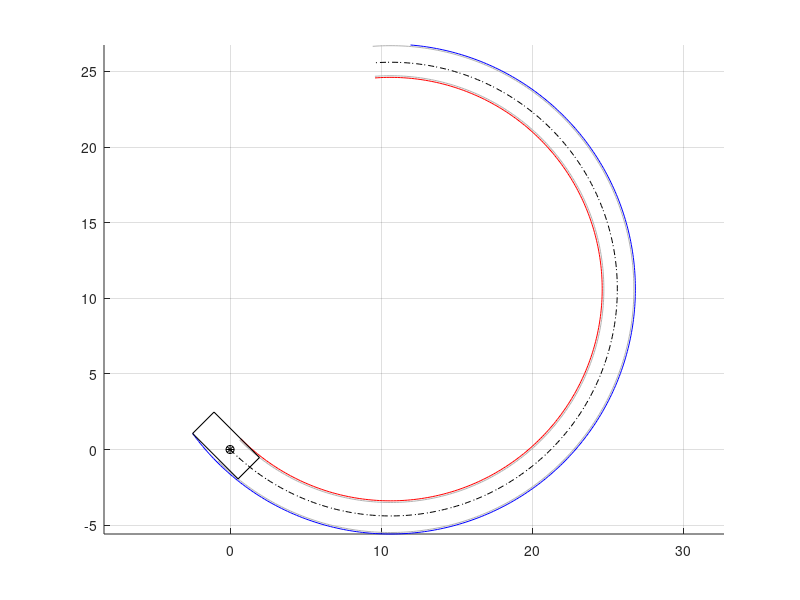

MATLAB code for this plot: (Note: this script raises an error after producing the figure.)
% Script to generate vehicle path and collision data using a constant
% radius circular model of the vehicle behavior. Currently assumes the
% vehicle CG travels on the circle and that there is zero sideslip angle.
% Could be extended to include vehicle sideslip, though the approach
% would have to use either max sideslip angle or change the bounds of the
% vehicle as it goes around.


% Remaining issues: misses edges that cross the outside of the trajectory
% but have no vertices inside (see screen shot) because the line-circle
% intersection function rejects edges with two intersections. The routine
% also does not (yet) find the minimum clearance for misses

% Update: seems to incorrectly get the closest point on an edge for a
% near miss

clearvars

% Vehicle trajectory information
vx = 20;        % longitudinal speed (m/s)
R = 15;         % path radius (m) with sign (+ left, - right)
p0 = [0,0];     % initial position of vehicle (m,m)
h0 = -pi/4;      % initial heading of vehicle (rad)
tf = 3;         % time horizon to check (s)
% Create a vector of the trajectory information
x0 = [p0'; h0; vx; R];
% Vehicle dimensional information
vehicle.a = 1.75;       % CG-front axle distance (m)
vehicle.b = 2.5;        % CG-rear axle distance (m)
vehicle.d = 2.0;        % vehicle width (m)

% Plot the points
figure(1)
clf
hold on
grid on
axis equal
plot(p0(1),p0(2),'k*')

% Calculate center point of vehicle trajectory circle
pc(1) = p0(1) + R*cos(h0+pi/2);
pc(2) = p0(2) + R*sin(h0+pi/2);

% Generate a trajectory for the given time horizon
del_t = 0.01;
t = (0:del_t:tf)';
theta = vx*t/R;
N = length(t);
pv = zeros(N,2);
pv(:,1) = R*cos(theta+h0-pi/2) + pc(1);
pv(:,2) = R*sin(theta+h0-pi/2) + pc(2);
% And plot the trajectory
plot(pv(:,1),pv(:,2),'k-.')

% Determine the bounding radii for all portions of the vehicle
Rmin = R - vehicle.d/2*sign(R);
Rmax = sign(R)*sqrt((R+vehicle.d/2*sign(R))^2 + max(vehicle.a,vehicle.b)^2);
Rinner = sign(R)*sqrt((R-vehicle.d/2*sign(R))^2 + vehicle.a^2);
Router = sign(R)*sqrt((R+vehicle.d/2*sign(R))^2 + vehicle.a^2);
travel_offset = h0 - pi/2;
theta_max_offset = sign(R)*atan2(-vehicle.b,sign(R)*R+vehicle.d/2);
plot(Rinner*cos(theta+travel_offset) + pc(1),Rinner*sin(theta+travel_offset) + pc(2),'-','color',[0.7 0.7 0.7]);
plot(Rmin*cos(theta+travel_offset) + pc(1),Rmin*sin(theta+travel_offset) + pc(2),'r-');
plot(Rmax*cos(theta+travel_offset+theta_max_offset) + pc(1),Rmax*sin(theta+travel_offset+theta_max_offset) + pc(2),'b-');
plot(Router*cos(theta+travel_offset) + pc(1),Router*sin(theta+travel_offset) + pc(2),'-','color',[0.7 0.7 0.7]);

% Now determine where the front corners of the vehicle are at each moment
plf = zeros(N,2);
prf = zeros(N,2);
plr = zeros(N,2);
prr = zeros(N,2);
plf(:,1) = pv(:,1) + vehicle.a*cos(theta+h0) + vehicle.d/2*cos(theta+h0+pi/2);
plf(:,2) = pv(:,2) + vehicle.a*sin(theta+h0) + vehicle.d/2*sin(theta+h0+pi/2);
prf(:,1) = pv(:,1) + vehicle.a*cos(theta+h0) + vehicle.d/2*cos(theta+h0-pi/2);
prf(:,2) = pv(:,2) + vehicle.a*sin(theta+h0) + vehicle.d/2*sin(theta+h0-pi/2);
plr(:,1) = pv(:,1) - vehicle.b*cos(theta+h0) + vehicle.d/2*cos(theta+h0+pi/2);
plr(:,2) = pv(:,2) - vehicle.b*sin(theta+h0) + vehicle.d/2*sin(theta+h0+pi/2);
prr(:,1) = pv(:,1) - vehicle.b*cos(theta+h0) + vehicle.d/2*cos(theta+h0-pi/2);
prr(:,2) = pv(:,2) - vehicle.b*sin(theta+h0) + vehicle.d/2*sin(theta+h0-pi/2);
% And plot the front corners continuously
% plot(plf(:,1),plf(:,2),'r-')
% plot(prf(:,1),prf(:,2),'b-')
% plot(plr(:,1),plr(:,2),'r-.')
% plot(prr(:,1),prr(:,2),'b-.')
% Plot a few of the rear corners
inds = 1;%;[1; floor(N/4); floor(N/2); floor(3*N/4)];%
for i = 1:length(inds)
    plot(pv(inds(i),1),pv(inds(i),2),'ko')
    plot([plf(inds(i),1) prf(inds(i),1) prr(inds(i),1) plr(inds(i),1) plf(inds(i),1)],...
        [plf(inds(i),2) prf(inds(i),2) prr(inds(i),2) plr(inds(i),2) plf(inds(i),2)],'k');
end

% Add an obstacle by clicking to generate the points and then turning the
% points into a patch object
[xobst,yobst] = ginput;
obstacles = struct('id',{},'color',{},'primitive',{},'primparams',{},'aabb',{},'pointsX',{},'pointsY',{});
obstacles(1).pointsX = xobst;
obstacles(1).pointsY = yobst;
obstacles(1).color = [0.4 0.4 0.4];
% Plot the patch object over the trajectory lines using the patch plotting
% utility
[h,hpts] = fcn_Patch_plotPatch(obstacles,1);
axis auto

%% Determine the nearest collision
[collFlags,collTime,collAngle,collLoc,clearance] = fcn_Patch_checkCollisions(x0,vehicle,obstacles);

% Plot the car body
Rabs = abs(R);
forwardAngleOffset = sign(R)*pi/2;
bodyLoc(1,1) = Rabs*cos(collAngle) + pc(1) + vehicle.a*cos(collAngle+forwardAngleOffset) - vehicle.d/2*cos(collAngle);
bodyLoc(1,2) = Rabs*sin(collAngle) + pc(2) + vehicle.a*sin(collAngle+forwardAngleOffset) - vehicle.d/2*sin(collAngle);
bodyLoc(2,1) = Rabs*cos(collAngle) + pc(1) + vehicle.a*cos(collAngle+forwardAngleOffset) + vehicle.d/2*cos(collAngle);
bodyLoc(2,2) = Rabs*sin(collAngle) + pc(2) + vehicle.a*sin(collAngle+forwardAngleOffset) + vehicle.d/2*sin(collAngle);
bodyLoc(3,1) = Rabs*cos(collAngle) + pc(1) - vehicle.b*cos(collAngle+forwardAngleOffset) + vehicle.d/2*cos(collAngle);
bodyLoc(3,2) = Rabs*sin(collAngle) + pc(2) - vehicle.b*sin(collAngle+forwardAngleOffset) + vehicle.d/2*sin(collAngle);
bodyLoc(4,1) = Rabs*cos(collAngle) + pc(1) - vehicle.b*cos(collAngle+forwardAngleOffset) - vehicle.d/2*cos(collAngle);
bodyLoc(4,2) = Rabs*sin(collAngle) + pc(2) - vehicle.b*sin(collAngle+forwardAngleOffset) - vehicle.d/2*sin(collAngle);
plot(bodyLoc([1:end 1],1),bodyLoc([1:end 1],2),'b-','linewidth',1);

% Plot the collision or closest clearance point
plot(collLoc(1),collLoc(2),'r*')

% Create another copy of the figure
figure(1)
a1 = gca;
f2 = figure(2);
clf
a2 = copyobj(a1,f2);
figure(2)
axis([collLoc(1)-2 collLoc(1)+2 collLoc(2)-2 collLoc(2) + 2]);
% Create a legend
%legend('Vehicle Start Point','Vehicle Trajectory','Inner Vehicle Bound','Outer Vehicle Bound','Vehicle CG','Vehicle Outline at Start','Obstacle','Obstacle Vertices','Vehicle Outline at Collision','Collision Point','location','best')

if 1 == collFlags(1)
    fprintf('Found a collision with TTC of %0.2f seconds at (%0.2f,%0.2f)\n',collTime,collLoc(1),collLoc(2));
else
    fprintf('No collision detected. Smallest clearance distance is %0.2f units at (%0.2f,%0.2f), occurring at %0.2f seconds.\n',clearance,collLoc(1),collLoc(2),collTime);
end
